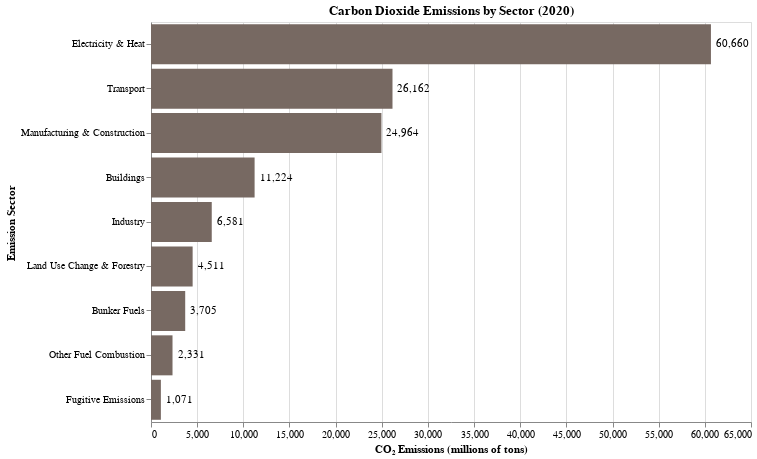

The notebook cell this image was saved under:
### Markdown cell above
## Chart 1: Carbon Dioxide Emissions by Sector (2022)

data: https://ourworldindata.org/grapher/co-emissions-by-sector

reference: https://altair-viz.github.io/gallery/stacked_bar_chart_with_text.html

### Code cell
# Load and prepare the data
data = pd.read_csv('../data/co-emissions-by-sector.csv')
data_2020 = data[data['Year'] == 2020]  

# Create DataFrame for the sector data
sector_data = pd.DataFrame({
    'Sector': ['Buildings', 'Industry', 'Land Use Change & Forestry', 'Other Fuel Combustion', 
               'Transport', 'Manufacturing & Construction', 'Fugitive Emissions', 
               'Electricity & Heat', 'Bunker Fuels'],
    'CO2 Emissions': [
        data_2020['Carbon dioxide emissions from buildings'].sum(),
        data_2020['Carbon dioxide emissions from industry'].sum(),
        data_2020['Carbon dioxide emissions from land use change and forestry'].sum(),
        data_2020['Carbon dioxide emissions from other fuel combustion'].sum(),
        data_2020['Carbon dioxide emissions from transport'].sum(),
        data_2020['Carbon dioxide emissions from manufacturing and construction'].sum(),
        data_2020['Fugitive emissions of carbon dioxide from energy production'].sum(),
        data_2020['Carbon dioxide emissions from electricity and heat'].sum(),
        data_2020['Carbon dioxide emissions from bunker fuels'].sum()
    ]
})

# Convert emissions to millions of tons (Mt)
sector_data['CO2 Emissions (Mt)'] = sector_data['CO2 Emissions'] / 1e6  

# Sort the DataFrame by CO2 Emissions in descending order
sector_data = sector_data.sort_values(by='CO2 Emissions (Mt)', ascending=False)

# Create horizontal bar chart
def create_simplified_bar_chart(df):
    chart = alt.Chart(df).mark_bar(color='#776962').encode(
        y=alt.Y('Sector:N', sort='-x', title='Emission Sector'),  
        x=alt.X('CO2 Emissions (Mt):Q', title='CO₂ Emissions (millions of tons)')  
    ).properties(
        title='Carbon Dioxide Emissions by Sector (2020)',
        width=600,
        height=400
    )
    
    # Create the text labels for the totals
    text = chart.mark_text(
        align='left',
        baseline='middle',
        dx=5  
    ).encode(
        text=alt.Text('CO2 Emissions (Mt):Q', format=',.0f')  # Truncate to an integer
    )
    
    # Combine the bars and the text
    final_chart = chart + text
    
    return final_chart

#Display
bar_chart = create_simplified_bar_chart(sector_data)
bar_chart.display()

### Figure 1 — Vega-Lite specification as saved in the notebook (floating-point values rounded to 4 significant figures)
{"config": {"view": {"continuousWidth": 300, "continuousHeight": 300}}, "layer": [{"mark": {"type": "bar", "color": "#776962"}, "encoding": {"x": {"field": "CO2 Emissions (Mt)", "title": "CO₂ Emissions (millions of tons)", "type": "quantitative"}, "y": {"field": "Sector", "sort": "-x", "title": "Emission Sector", "type": "nominal"}}, "title": "Carbon Dioxide Emissions by Sector (2020)"}, {"mark": {"type": "text", "align": "left", "baseline": "middle", "dx": 5}, "encoding": {"text": {"field": "CO2 Emissions (Mt)", "format": ",.0f", "type": "quantitative"}, "x": {"field": "CO2 Emissions (Mt)", "title": "CO₂ Emissions (millions of tons)", "type": "quantitative"}, "y": {"field": "Sector", "sort": "-x", "title": "Emission Sector", "type": "nominal"}}, "title": "Carbon Dioxide Emissions by Sector (2020)"}], "data": {"name": "data-9cba9b8b008e7e40ae8fd9a754cd705e"}, "height": 400, "width": 600, "$schema": "https://vega.github.io/schema/vega-lite/v5.20.1.json", "datasets": {"data-9cba9b8b008e7e40ae8fd9a754cd705e": [{"Sector": "Electricity & Heat", "CO2 Emissions": 60660000000.0, "CO2 Emissions (Mt)": 60660.0}, {"Sector": "Transport", "CO2 Emissions": 26160000000.0, "CO2 Emissions (Mt)": 26160.0}, {"Sector": "Manufacturing & Construction", "CO2 Emissions": 24960000000.0, "CO2 Emissions (Mt)": 24960.0}, {"Sector": "Buildings", "CO2 Emissions": 11220000000.0, "CO2 Emissions (Mt)": 11220.0}, {"Sector": "Industry", "CO2 Emissions": 6581000000.0, "CO2 Emissions (Mt)": 6581.0}, {"Sector": "Land Use Change & Forestry", "CO2 Emissions": 4511000000.0, "CO2 Emissions (Mt)": 4511.0}, {"Sector": "Bunker Fuels", "CO2 Emissions": 3705000000.0, "CO2 Emissions (Mt)": 3705.0}, {"Sector": "Other Fuel Combustion", "CO2 Emissions": 2331000000.0, "CO2 Emissions (Mt)": 2331.0}, {"Sector": "Fugitive Emissions", "CO2 Emissions": 1071000000.0, "CO2 Emissions (Mt)": 1071.0}]}}
